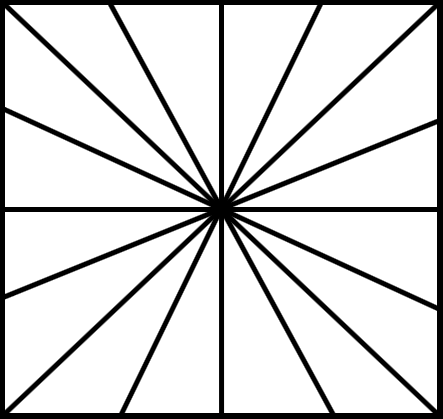
%> input picture image1.png, 443 x 419 px
$ octave line_detect.m   (GNU Octave 9; MATLAB toolbox functions it lacks are replaced by stand-ins)
%> lines starting %> are read from the running program, lines starting %| are printed output that depends on the picture
I=imread('image1.png');
%> I is the input picture: size 419x443x3 uint8; min 0, max 255, mean 216.1
image(I), title('Original Image');

% Line Formula
horizontalKernel = [-1,-1,-1;2,2,2;-1,-1,-1];
verticalKernel = [2,-1,-1;-1,2,-1;-1,-1,2];
%verticalKernel = [-1,2,-1;-1,2,-1;-1,2,-1];
%diagUpKernel = [-1,-1,2;-1,2,-1;2,-1,-1];
diagUpKernel = [-1,2,-1;-1,2,-1;-1,2,-1];

% Title Images
title_horizontal = 'Horizontal Lines';
title_vertical = 'Vertical Lines';
title_diagonal = 'Diagonal Lines';

% Call the function to detect the lines
[herizontal]=line_detection(I,horizontalKernel,title_horizontal);
[vertical]=line_detection(I,verticalKernel,title_vertical);
[diagonalUp]=line_detection(I,diagUpKernel,title_diagonal);

% Detect the lines
function [line] = line_detection(I, line_format, title_line)
%> called with line_format = [-1 -1 -1; 2 2 2; -1 -1 -1], title_line = 'Horizontal Lines'

figure;
line = imfilter(I, line_format);
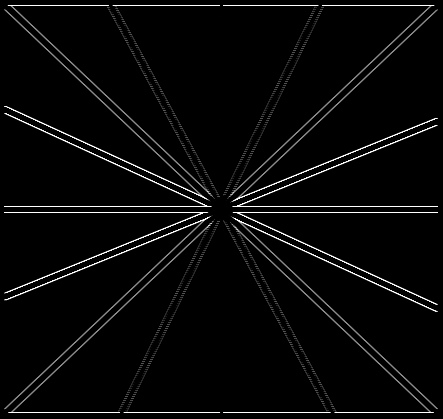
%> line: size 419x443x3 uint8; min 0, max 255, mean 8.6
%> call 2 of line_detection, with line_format = [2 -1 -1; -1 2 -1; -1 -1 2], title_line = 'Vertical Lines'
%> in line_detection (call 2), `line = imfilter(I, line_format);`:
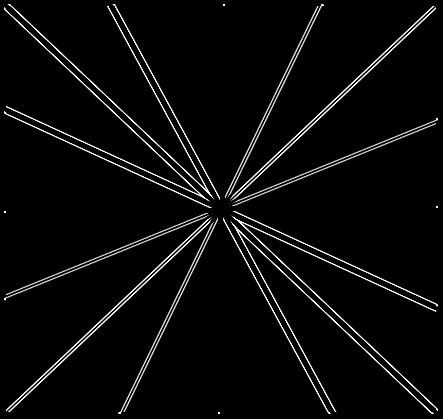
%> line: size 419x443x3 uint8; min 0, max 255, mean 10
%> call 3 of line_detection, with line_format = [-1 2 -1; -1 2 -1; -1 2 -1], title_line = 'Diagonal Lines'
%> in line_detection (call 3), `line = imfilter(I, line_format);`:
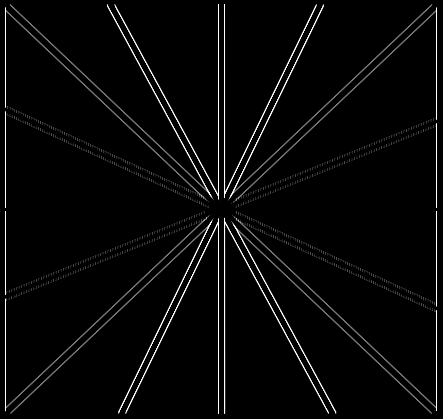
%> line: size 419x443x3 uint8; min 0, max 255, mean 7.9
imshow(line), title(title_line);

end

$ run again, with original_img_moravec.jpg saved as image1.png
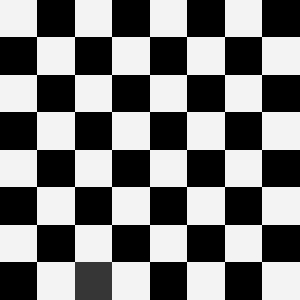
%> input picture original_img_moravec.jpg, 300 x 300 px
%> I is the input picture: size 300x300 uint8; min 0, max 244, mean 122.4
%> `title('Original Image')`:
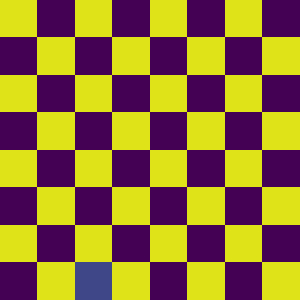
%> displayed picture: size 300x300x3, on the screen's scale of 0 to 255; mean R, G, B 145.4, 115.1, 54.8
%> in line_detection (call 3), `line = imfilter(I, line_format);`:
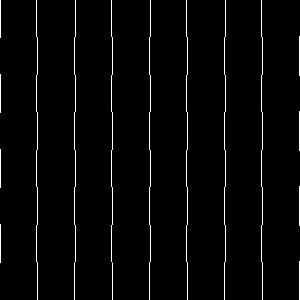
%> line: size 300x300 uint8; min 0, max 255, mean 6.8
